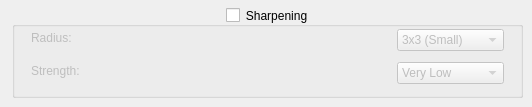
        <widget class="QWidget" name="ColorsTab">
         <attribute name="title">
          <string>Colors</string>
         </attribute>
         <widget class="QGroupBox" name="SharpenGB">
          <property name="geometry">
           <rect>
            <x>12</x>
            <y>7</y>
            <width>511</width>
            <height>91</height>
           </rect>
          </property>
          <property name="toolTip">
           <string>Enables/disables sharpening in the video.</string>
          </property>
          <property name="title">
           <string>Sharpening</string>
          </property>
          <property name="alignment">
           <set>Qt::AlignCenter</set>
          </property>
          <property name="checkable">
           <bool>true</bool>
          </property>
          <property name="checked">
           <bool>false</bool>
          </property>
          <widget class="QLabel" name="RadiusLabel">
           <property name="geometry">
            <rect>
             <x>19</x>
             <y>20</y>
             <width>47</width>
             <height>21</height>
            </rect>
           </property>
           <property name="text">
            <string>Radius:</string>
           </property>
          </widget>
          <widget class="QComboBox" name="RadiusDD">
           <property name="geometry">
            <rect>
             <x>385</x>
             <y>22</y>
             <width>107</width>
             <height>22</height>
            </rect>
           </property>
           <property name="toolTip">
            <string>The width of the sharpening radius.</string>
           </property>
           <item>
            <property name="text">
             <string>3x3 (Small)</string>
            </property>
           </item>
           <item>
            <property name="text">
             <string>5x5 (Medium)</string>
            </property>
           </item>
           <item>
            <property name="text">
             <string>7x7 (Large)</string>
            </property>
           </item>
          </widget>
          <widget class="QLabel" name="StrengthLabel">
           <property name="geometry">
            <rect>
             <x>19</x>
             <y>56</y>
             <width>54</width>
             <height>16</height>
            </rect>
           </property>
           <property name="text">
            <string>Strength:</string>
           </property>
          </widget>
          <widget class="QComboBox" name="StrengthDD">
           <property name="geometry">
            <rect>
             <x>385</x>
             <y>55</y>
             <width>107</width>
             <height>22</height>
            </rect>
           </property>
           <property name="toolTip">
            <string>The sharpening strength.</string>
           </property>
           <item>
            <property name="text">
             <string>Very Low</string>
            </property>
           </item>
           <item>
            <property name="text">
             <string>Low</string>
            </property>
           </item>
           <item>
            <property name="text">
             <string>Medium</string>
            </property>
           </item>
           <item>
            <property name="text">
             <string>High</string>
            </property>
           </item>
           <item>
            <property name="text">
             <string>Highest</string>
            </property>
           </item>
          </widget>
         </widget>
        </widget>
